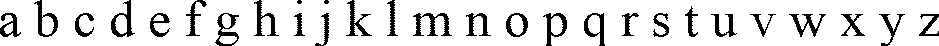
#> input picture lab5/a b c d e f g h i j k l m n o p q r s t u v w x y z.bmp, 939 x 46 px; its folder holds only this picture in this run
$ python lab5.py
#> lines starting #> are read from the running program, lines starting #| are printed output that depends on the picture; after the words box and inside, x2 and y2 are one past the last pixel; in counts of white or black regions, pixels touching at a corner belong together
from PIL import Image, ImageDraw, ImageFont, ImageFilter
import numpy as np
import time
import os, glob
import sys
import cv2
import math
import codecs
import csv

alphabet = "a b c d e f g h i j k l m n o p q r s t u v w x y z"

def timer(f):
    def decorator(arg):
        t = time.time()
        f(arg)
        print("\x1b[1;32;40m[INFO]\x1b[0mTime: {time}s | Function: {function_name}".format(time = str(round(time.time() - t, 5)),function_name = f.__name__))
    return decorator

def create_text_images(arg):
    text = str(arg.get('text'))
    font = ImageFont.truetype("Times_New_Roman.ttf", 52, encoding='UTF-8')
    image = Image.new('L', (2000, 2000), (255))
#> image: PIL image 2000x2000 L; every value is 255
    draw = ImageDraw.Draw(image)
    codecs.decode(text.encode('UTF-8'), 'UTF-8')
    draw.text((10,-10), text, fill=0x000000, font=font, language="cyrl")
    image.save("./{symbol}.bmp".format(symbol=text))
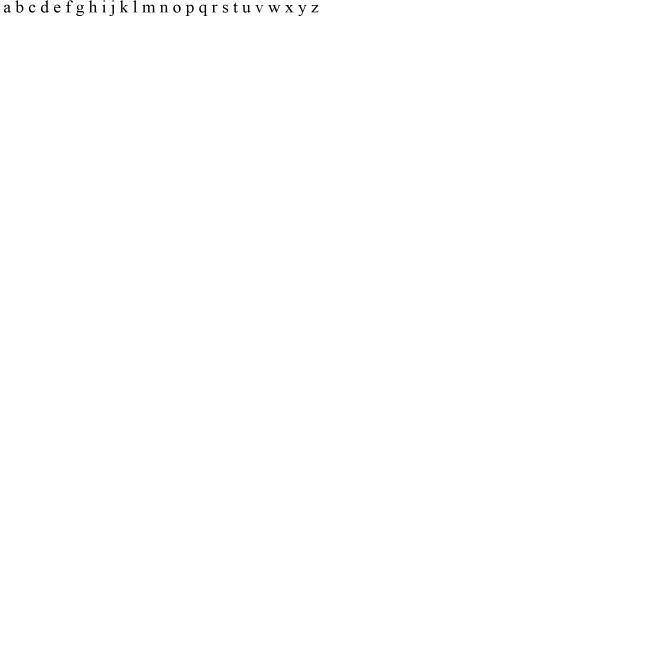
#> saved as a b c d e f g h i j k l m n o p q r s t u v w x y z.bmp: PIL image 2000x2000 L (shown at 1/3 size); min 0, max 255, mean 254.6
    image = Image.open("./{symbol}.bmp".format(symbol=text)).convert('1')
#> image: PIL image 2000x2000 1; 99.9% white; 28 black regions (2 under 20 px), largest, box (x1, y1, x2, y2) and area: (427, 14, 466, 37) 364, (228, 14, 252, 48) 302, (123, 1, 147, 38) 300
    image.save("./{symbol}.bmp".format(symbol=text))
    image = Image.open("./{symbol}.bmp".format(symbol=text))
    w, h = image.size
#> w = 2000; h = 2000
    img_array = np.array(image).astype(int)
    min_w, max_w, min_h, max_h = w, -1, h, -1
#> min_w = 2000; max_w = -1; min_h = 2000; max_h = -1
    for y in range(0,h):
        if img_array[y].min() == 0 and max_h == -1:
            min_h = y
            max_h = min_h
        elif img_array[y].min() == 0:
            max_h = y
#> after the loop, min_h = 1
    for y in range(min_h,max_h):
        for x in range(0,w):
            if img_array[y][x].min() == 0 and x < min_w:
                min_w = x
            if img_array[y][x].min() == 0 and x > max_w:
                max_w = x
#> after the loop, max_w = 954; min_w = 12
    crop = image.crop((min_w,min_h,max_w,max_h))
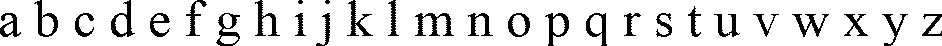
#> crop: PIL image 942x46 1; 86.9% white; 28 black regions (2 under 20 px), largest, box (x1, y1, x2, y2) and area: (415, 13, 454, 36) 364, (111, 0, 135, 37) 300, (216, 13, 240, 46) 295
    crop.save("./{symbol}.bmp".format(symbol=text))

def create_profiles(arg):
    image_name = arg.get("image_name")
    img = Image.open(image_name + ".bmp")
#> img is the input picture: PIL image 939x46 1; 86.8% white; 28 black regions (2 under 20 px), largest, box (x1, y1, x2, y2) and area: (413, 13, 452, 36) 364, (111, 0, 135, 37) 300, (215, 13, 239, 46) 296
    pix = img.load()
    w, h = img.size
#> w = 939; h = 46
    profile_hor = np.zeros(w, dtype=int)
#> profile_hor = 939 values from 0 to 0
    profile_vert = np.zeros(h, dtype=int)
#> profile_vert = 46 values from 0 to 0

    for j in range(h):
        for i in range(w):
            if (pix[i, j] == 0):
                a = 1
            else:
                a = 0
            profile_hor[i] += a
            profile_vert[j] += a

    arr_profile_vert = np.full((h,w), (255), dtype=np.uint8)
    arr_profile_hor = np.full((h,w), (255), dtype=np.uint8)
    for j in range(h):
        own_i = 0
        for i in range(w):
            if (profile_vert[j] > i):
                arr_profile_vert[j][own_i] = 0
                own_i += 1
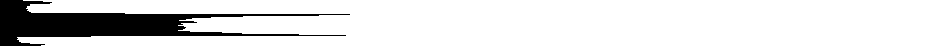
#> arr_profile_vert: shape (46, 939); 86.8% white; 1 black region, box (x1, y1, x2, y2) and area: (0, 0, 350, 46) 5694

    for i in range(w):
        own_j = 0
        for j in range(h):
            if (profile_hor[i] > j):
                arr_profile_hor[own_j][i] = 0
                own_j += 1
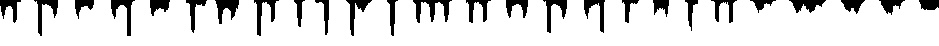
#> arr_profile_hor: shape (46, 939); 86.8% white; 26 black regions, largest, box (x1, y1, x2, y2) and area: (413, 0, 452, 23) 364, (111, 0, 135, 36) 300, (215, 0, 239, 24) 296

    im_profile_vert = Image.fromarray(arr_profile_vert)
    filename = "./profiles_" + image_name + "_hor" + ".png"
    im_profile_vert.save(filename, "PNG")

    im_profile_hor = Image.fromarray(arr_profile_hor)
    filename = "./profiles_" + image_name + "_vert" + ".png"
    transposed_image = im_profile_hor.transpose(Image.ROTATE_180)
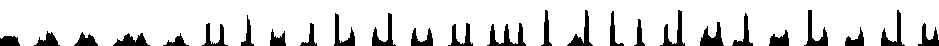
#> transposed_image: PIL image 939x46 L; 86.8% white; 26 black regions, largest, box (x1, y1, x2, y2) and area: (487, 23, 526, 46) 364, (804, 10, 828, 46) 300, (700, 22, 724, 46) 296
    transposed_image.transpose(Image.FLIP_LEFT_RIGHT).save(filename, "PNG")
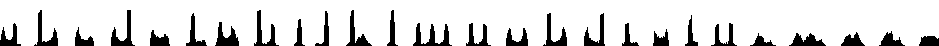
#> saved as profiles_a b c d e f g h i j k l m n o p q r s t u v w x y z_vert.png: PIL image 939x46 L; 86.8% white; 26 black regions, largest, box (x1, y1, x2, y2) and area: (413, 23, 452, 46) 364, (111, 10, 135, 46) 300, (215, 22, 239, 46) 296

def segmentation(arg):
    image_name = arg.get('image_name')
#> (the run stopped early here; a loop or call above may not have finished)
